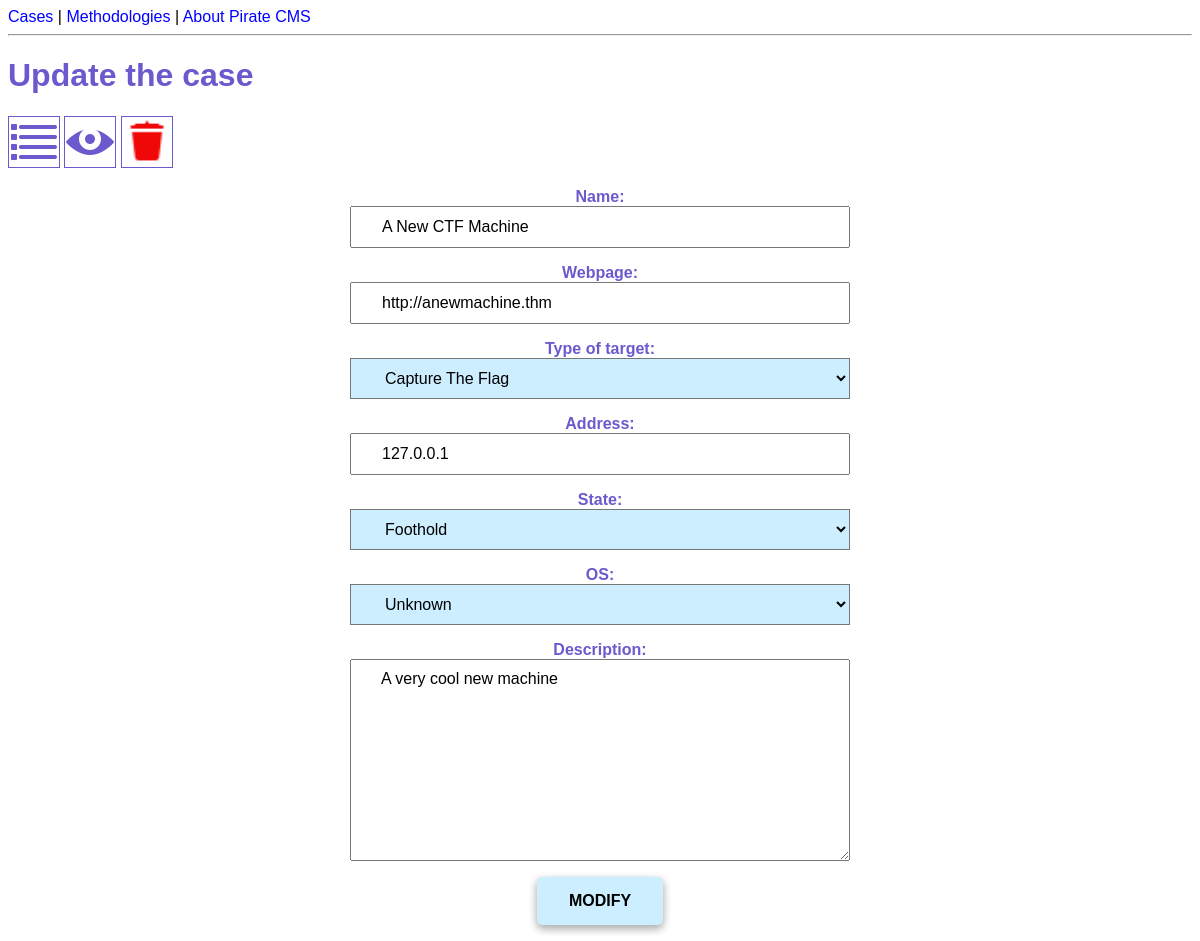
The page /cases/2/update/ on the database its author committed.
### cms/models.py (models this page shows, shortened)
class Case(models.Model):
    class State(models.TextChoices):
        ENUMERATION = 'Enumeration'
        FOOTHOLD = 'Foothold'
        PRIVESC = 'Privilege escalation'
        ROOTED = 'Rooted'
    class OperatingSystem(models.TextChoices):
        UNKNOWN = 'Unknown'
        LINUX = 'Linux'
        WINDOWS = 'Windows'
    class TypeTarget(models.TextChoices):
        CAPTURE_THE_FLAG = 'Capture the flag'
        BUG_BOUNTY = 'Bug bounty'
        IN_THE_WILD = 'In the wild'
        NOT_DEFINED = 'Not defined'
    name = models.fields.CharField(max_length=250, null=True)
    webpage = models.fields.URLField(null=True, blank=True)
    address = models.fields.CharField(max_length=250, null=True)
    description = models.fields.CharField(max_length=1000, null=True, blank=True)
    state = models.fields.CharField(choices=State.choices, max_length=20, default="Enumeration")
    OS = models.fields.CharField(choices=OperatingSystem.choices, max_length=10, default="Unknown")
    last_update = models.fields.DateField(null=True, default=date.today())
    type_of_target = models.fields.CharField(choices=TypeTarget.choices, max_length=20, default='Not defined')

### cms/views.py (the view)
# urls.py: path('cases/<int:id>/update/', views.case_update, name='case-update'),
def case_update(request, id):
    case = Case.objects.get(id=id)
    if request.method == 'POST':
        form = CaseUpdateForm(request.POST, instance=case)
        if form.is_valid():
            case.last_update = date.today()
            case.save()
            form.save()
            messages.add_message(request, messages.INFO, "The target has been updated successfully ...")
            return redirect('case-detail', case.id)
    else:
        form = CaseUpdateForm(instance=case)
    return render (request, 'cms/case_update.html', {'form': form, 'case': case})

### cms/templates/cms/case_update.html (shortened to what this page needs)
{% extends 'cms/base.html' %}
{% load static %}
{% block content %}
<h1>Update the case</h1>
<a href="{% url 'cases-list' %}">
    <img src="{% static 'cms/list_icon.png' %}" class="big_icons" title="Back to cases list">
</a>
<a href="{% url 'case-detail' case.id %}">
    <img  src="{% static 'cms/view_icon.png' %}" class="big_icons" title="Back to case details">
</a>
<a href="{% url 'case-delete' case.id %}">
    <img  src="{% static 'cms/delete_icon.png' %}" class="big_icons" title="Delete the case" width="50" height="50">
</a>
<form action="" method="post">
    {{ form.as_p }}
    <input type="submit" value="MODIFY" class="submit_btn">
</form>
{% endblock %}

### cms/static/cms/styles.css (style rules this page uses)
* { font-family: Helvetica; }
h1 { color: slateblue; }
a { text-decoration: none; color: blue; }
.big_icons { border: solid slateblue 1px; }
form { margin-right: auto; margin-left: auto; width: 500px; text-align: center; }
.submit_btn { background-color: #cceeff; padding: 15px 32px; font-size: 16px; font-weight: bold; border: none; color: black; border-radius: 5px; box-shadow: 0 4px 8px 0 rgba(0,0,0,0.2), 0 3px 10px 0 rgba(0,0,0,0.19); }
label { color: slateblue; font-weight: bold; }
#id_OS { display: block; }

### rows shown on the page
Case: name "A New CTF Machine", webpage "http://anewmachine.thm", type_of_target "Capture The Flag", address "127.0.0.1", state "Foothold", OS "Unknown", description "A very cool new machine"
